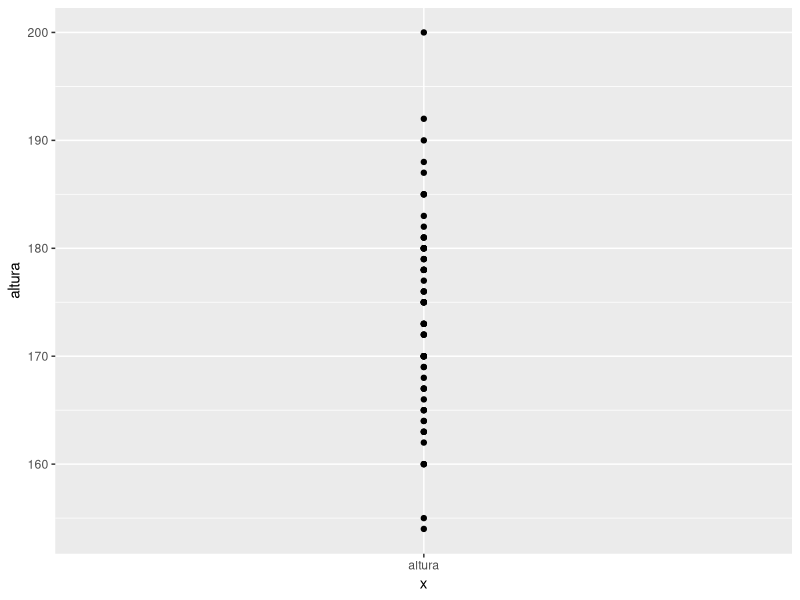
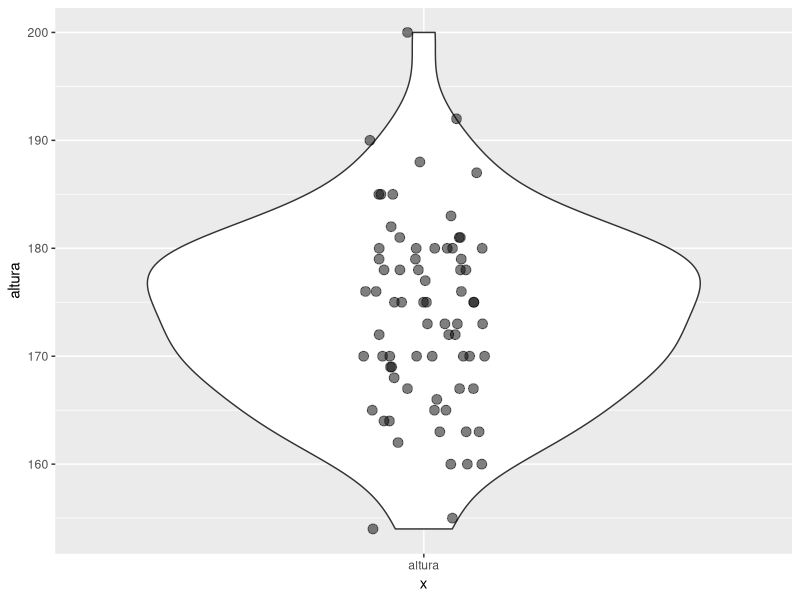
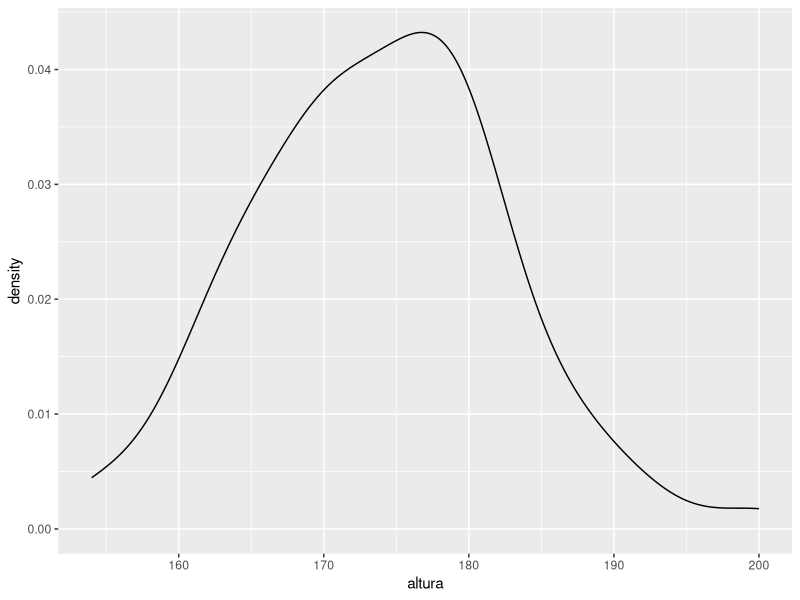
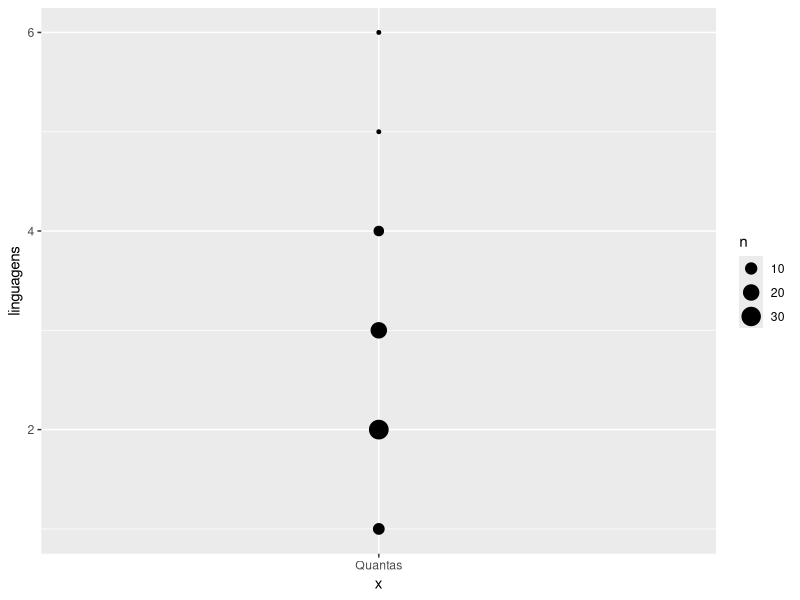
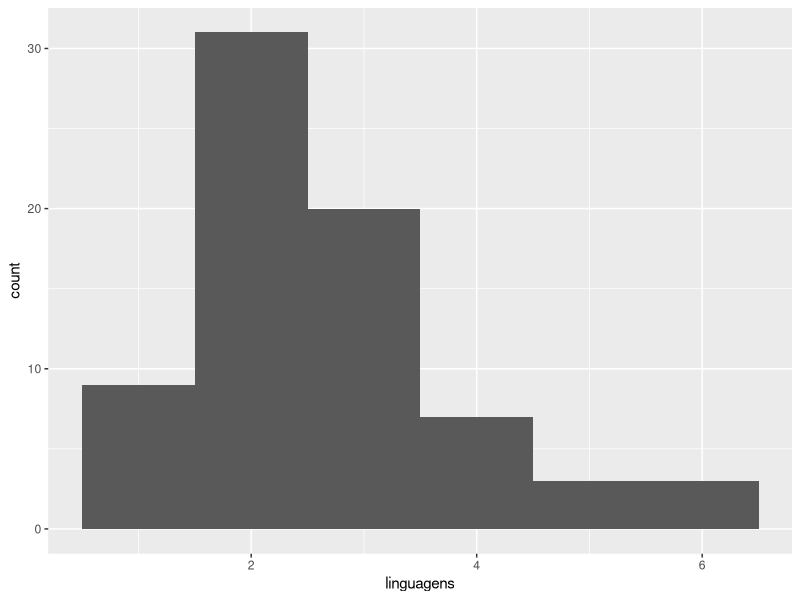
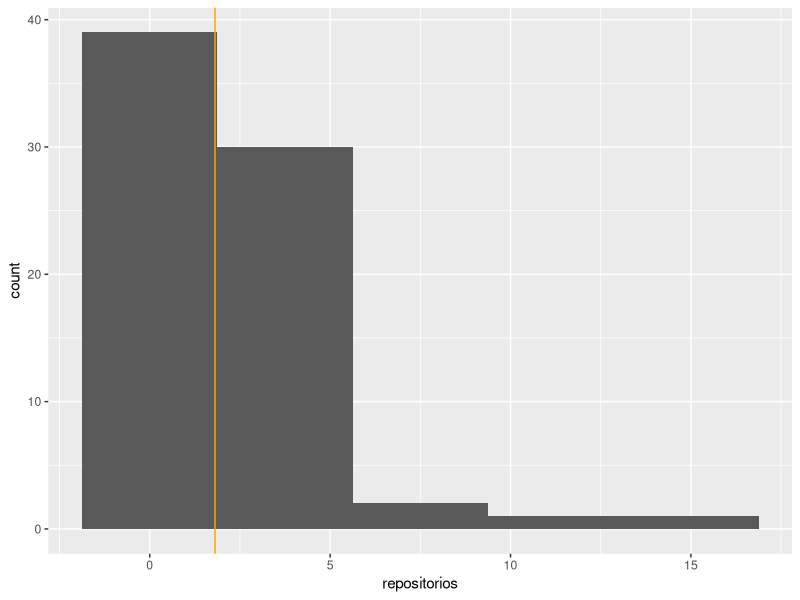
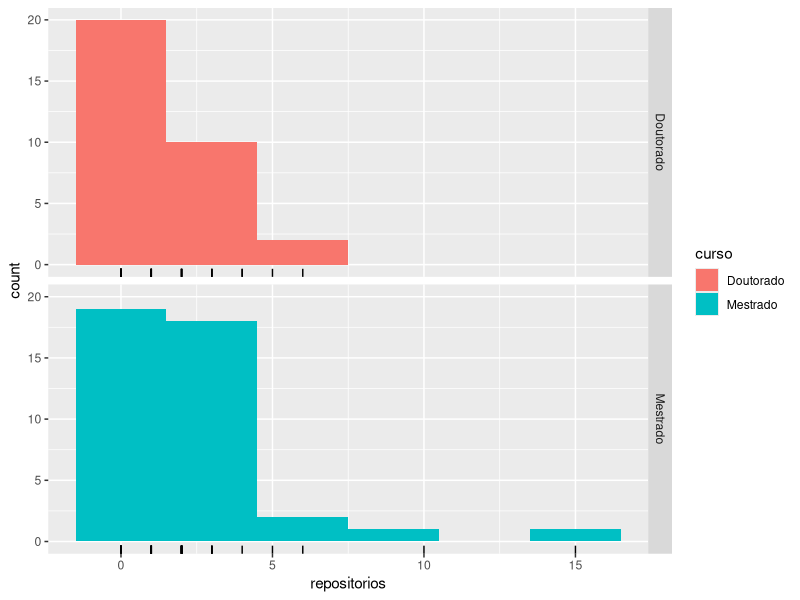
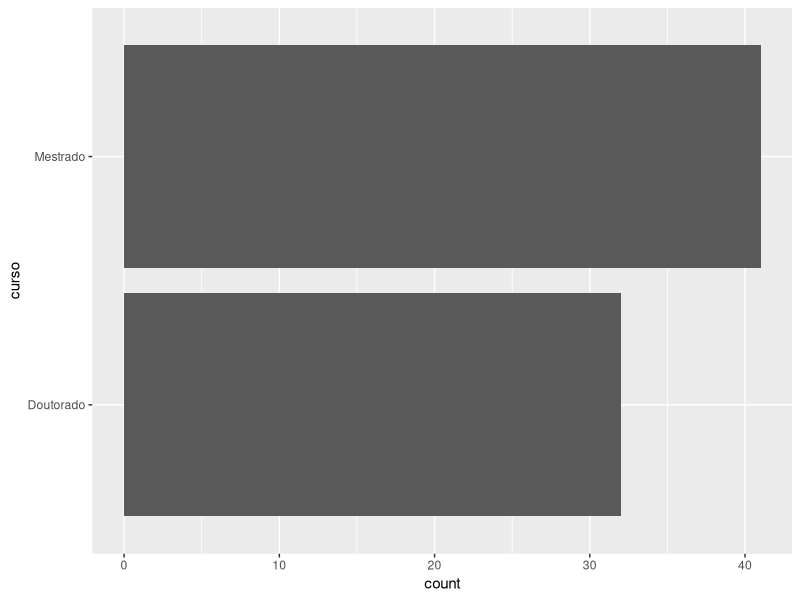

Source code (R) for these figures, in order:
# Você precisará instalar esses pacotes. Faça install.packages("nome") para cada um.
library(dplyr, warn.conflicts = F)
library(readr)
library(ggplot2)
# theme_set(theme_bw()) # você pode preferir os gráficos assim
library(gmodels)

# ====================================
# LER, ARRUMAR, LIMPAR
# ====================================

# Repare que estou usando readr::read_csv em vez de base::read.csv
# read_csv é bem mais rápido, adivinha melhor os tipos das colunas
# e nunca usa Factor, sempre usa String no lugar. Geralmente ajuda.
dados = read_csv("dados//Dados de alunos para as aulas de FPCC-report.csv")

View(dados)
# usando dplyr
dados %>% View()

# Renomeia as colunas e mantém apenas as que quero
dados = dados %>% 
  select(curso = `De que curso você é aluno?`, 
         sexo = `Você é...`, 
         altura = `Qual a sua altura em centímetros?`,
         repositorios = `Em quantos repositórios de software você lembra ter contribuído nos últimos 2 anos?`, 
         linguagens = `Em quantas linguagens de programação você se considera fluente?`,
         projetos_de_pesquisa = `Em quantos projetos de pesquisa você lembra ter participado?`, 
         confianca_estatistica = `Qual seu nível de confiança hoje no uso de métodos estatísticos para analisar o resultado de um experimento?`, 
         gosta_de_forms = `O quanto você gosta de formulários online? (Obrigado por ter respondido este!)`,
         submissao = `Submit Date (UTC)`,
         fpcc2 = `Você já cursou, está cursando ou não cursou FPCC 2?`)

# Remove NAs
dados = dados %>% 
  filter(complete.cases(dados))

str(dados)

# ====================================
# EXPLORAR, VISUALIZAR
# ====================================

# ------------------------------------
# Variáveis numéricas
# ------------------------------------

# Altura
ggplot(dados, mapping = aes(x = "altura", y = altura)) + 
  geom_point()

ggplot(dados, aes(x = "altura", y = altura)) + 
  geom_violin() + 
  geom_point(position = position_jitter(width = 0.1, height = 0), size = 3, alpha = 0.5)

ggplot(dados, mapping = aes(x = altura)) + 
  #geom_histogram(bins = 12) 
  # geom_freqpoly(bins = 20)
  geom_density() 
  # geom_rug()

# Linguagens de programação
dados %>% 
  ggplot(mapping = aes(x = "Quantas", y = linguagens)) + 
  # geom_point()
  geom_count()

dados %>% 
  ggplot(mapping = aes(x = linguagens)) + 
  geom_histogram(bins = 6)

# Compare com repos
dados %>% 
  #filter(repositorios < 10) %>% 
  ggplot(mapping = aes(x = repositorios)) + 
  geom_histogram(bins = 5) + 
  geom_vline(xintercept = mean(dados$repositorios), colour = "orange")

# Qual o formato esperado da distribuição para as demais variáveis?

# Validade e confiabilidade das variáveis

# Medias e medianas

dados %>% 
  #filter(repositorios < 10) %>% 
  ggplot(mapping = aes(x = repositorios, fill = curso)) + 
  geom_histogram(bins = 6) + 
  facet_grid(curso ~ .) + 
  geom_rug()

dados %>% 
  group_by(curso) %>% 
  summarise(linguagens.media = mean(linguagens), 
            repos.medio = mean(repositorios))

dados %>% 
  group_by(sexo) %>% 
  summarise(altura.media = mean(altura), 
            sd.altura = sd(altura))


# ------------------------------------
# CATEGÓRICAS
# ------------------------------------

# Curso e sexo são categóricos
ggplot(dados) + 
  geom_bar(mapping = aes(x = curso), stat = "count") + 
  coord_flip()

ggplot(dados) + 
  geom_bar(mapping = aes(x = sexo), stat = "count") + 
  coord_flip()

ggplot(dados) + 
  geom_bar(mapping = aes(x = curso, fill = sexo), position = "fill") + # tente position = "stack"/"dodge"/"fill"
  coord_flip()


# ------------------------------------
# DUAS VARIÁVEIS
# ------------------------------------
ggplot(dados, aes (y = repositorios, 
                   x = linguagens)) + 
  geom_point(size = 2, alpha = 0.6)

ggplot(dados, aes(x = curso, y = altura)) + 
  #geom_boxplot(alpha = 0.2) +
  geom_violin() + 
  geom_point(position = position_jitter(width = 0.07), size = 4, alpha = 0.5)

CrossTable(dados$sexo, dados$curso, prop.chisq = FALSE)
